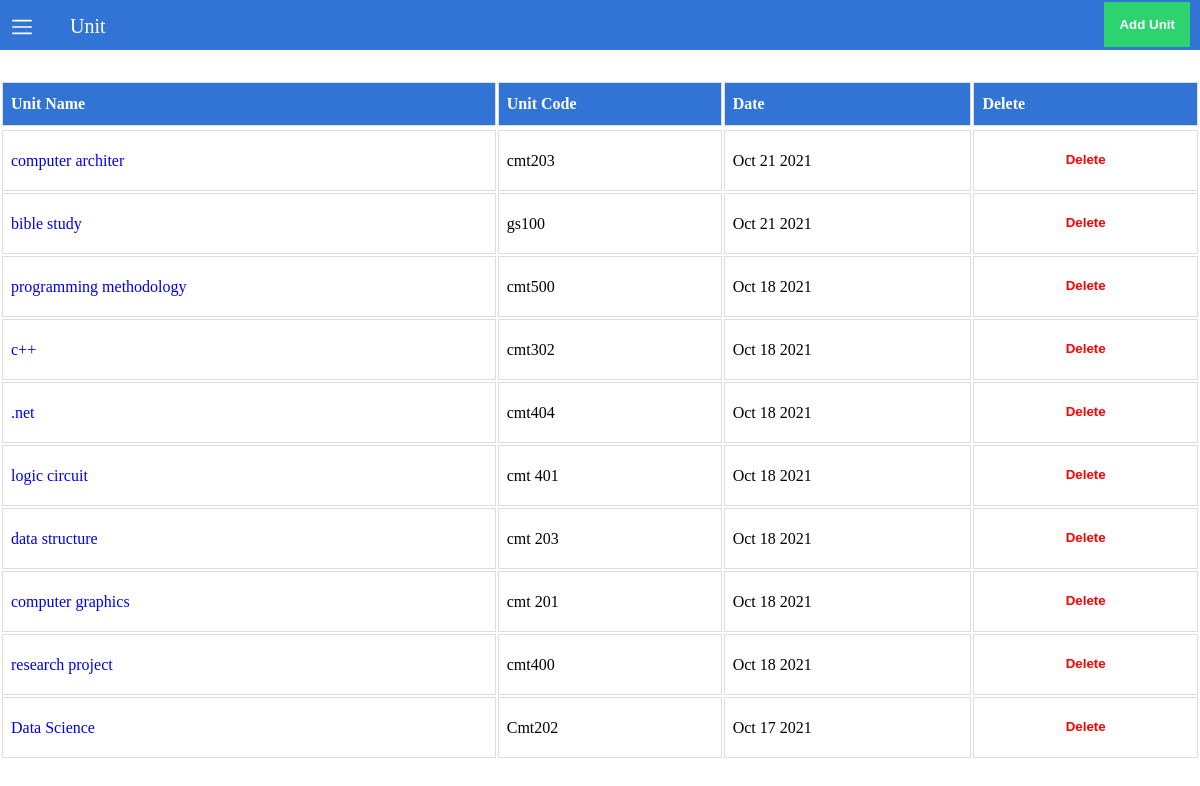
The page /unit.php on the database its author committed.
### tables this page shows
CREATE TABLE `unit` (
  `unit_id` int(15) NOT NULL,
  `unit_name` varchar(200) NOT NULL,
  `unit_code` varchar(200) NOT NULL,
  `created_at` timestamp NOT NULL DEFAULT current_timestamp()
);

### unit.php (the view, shortened to what this page needs)
<?php
	require_once('db.php');
?>
  <!DOCTYPE html>
<html lang="en" dir="ltr">
<head>
    <link rel="stylesheet" href="css/dashboard.css">
</head>
<body>
<?php include('menu.php'); ?>
    <section class="banner">
        <div class="banner-left">
            Unit
        </div>
    </section>
    <section>
        <button class="btn add-button">
            <a href="unit-add.php" style="color: white;">
                Add Unit</a>
        </button>
        <div>
            <?php  include("success.php"); ?><br>
        </div>
        <table id="customers">
            <tr>
                <th>Unit Name</th>
                <th>Unit Code</th>
                <th>Date</th>
                <th>Delete</th>
            <tr>
            <?php
                $studentQuery  = "SELECT * FROM unit ORDER BY created_at DESC";
                $studentResult = mysqli_query($con, $studentQuery);
                while($row = $studentResult->fetch_assoc()) {
                    ?>
                        <tr>
                            <td><a href="unit-update.php?id=<?php echo $row['unit_id'] ?>"><?php echo $row['unit_name'] ?></a></td>
                            <td><?php echo $row['unit_code'] ?></td>
                            <td><?php echo date('M d Y',strtotime($row['created_at'])) ?></td>
                            <td>
                            <form method="POST">
                                <input type="submit" style="background-color: transparent; color:red; margin-top:-2px;" name="deleteUnit" value="Delete">
                            </form>
                            </td>
                        </tr>
                    <?php
                }
            ?>
        </table>
    </section>
</body>
</html>

### css/dashboard.css (style rules this page uses)
.btn { padding: 15px; margin-top: 20px; background-color: #3274d6; border: 0; cursor: pointer; font-weight: bold; color: #ffffff; }
* { margin: 0; padding: 0; list-style: none; text-decoration: none; }
.banner { width: 100%; height: 50px; background: #3274d6; }
.banner-left { color: white; font-size: 20px; margin-left: 70px; padding-top:15px ; }
input[type="submit"] { width: 100%; padding: 15px; margin-top: 20px; background-color: #3274d6; border: 0; cursor: pointer; font-weight: bold; color: #ffffff; }
#customers { width: 100%; margin-top: 12px; }
#customers td, #customers th { border: 1px solid #ddd; padding: 8px; }
#customers th { padding-top: 12px; padding-bottom: 12px; text-align: left; background-color: #3274d6; color: white; }
.add-button { float: right; right: 10px; position: absolute; background-color: #2dd36f; margin-top: -48px; }

### rows shown on the page
unit: unit_name "computer architer", unit_code "cmt203", created_at "Oct 21 2021"
unit: unit_name "bible study", unit_code "gs100", created_at "Oct 21 2021"
unit: unit_name "programming methodology", unit_code "cmt500", created_at "Oct 18 2021"
unit: unit_name "c++", unit_code "cmt302", created_at "Oct 18 2021"
unit: unit_name ".net", unit_code "cmt404", created_at "Oct 18 2021"
unit: unit_name "logic circuit", unit_code "cmt 401", created_at "Oct 18 2021"
unit: unit_name "data structure", unit_code "cmt 203", created_at "Oct 18 2021"
unit: unit_name "computer graphics", unit_code "cmt 201", created_at "Oct 18 2021"
unit: unit_name "research project", unit_code "cmt400", created_at "Oct 18 2021"
unit: unit_name "Data Science", unit_code "Cmt202", created_at "Oct 17 2021"
